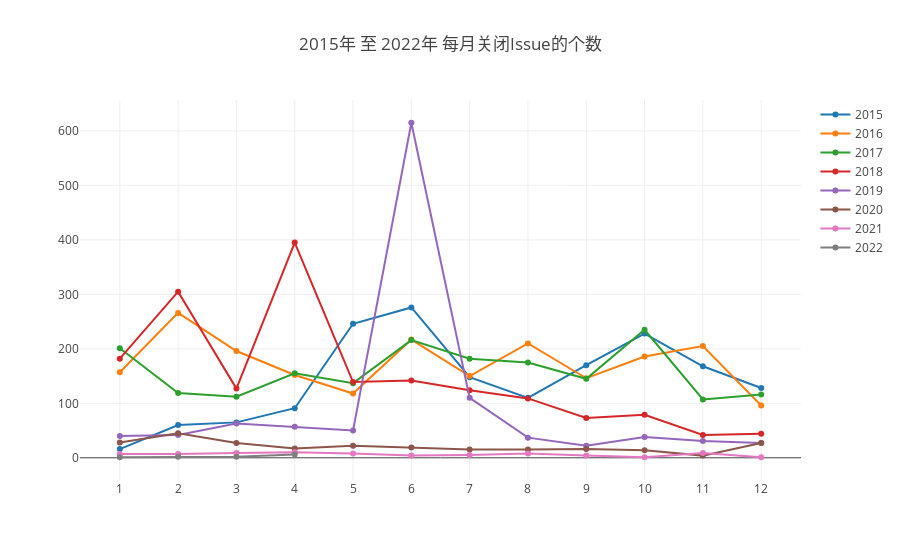

The notebook cell this image was saved under:
### Markdown cell above
#### （2）每月关闭issue个数

### Code cell
var q = `SELECT  toYear(created_at) as Year, toMonth(created_at) as Month, Count(*) as issue_closed_cnt
    From github_log.events
    where repo_id =${repo_id} and type='IssuesEvent' and action='closed'
    Group by toYear(created_at),toMonth(created_at)`;
(openDigger.driver.clickhouse.query(q)).then(data=>{
    //排序
    data.sort(function(a,b){
    return a['Month']-b['Month'];
    })

    Alldata=[]
    Year=[2015,2016,2017,2018,2019,2020,2021,2022]
    for(var i=0;i<Year.length;i++){
        var y=[]
        var x=[]
        data.forEach((d,index)=>{
            if(d['Year']==Year[i]){
                var x_index=x.indexOf(d['Month'])
                if(x_index===-1){
                    y.push(parseInt(d['issue_closed_cnt']))
                    x.push(d['Month'])
                }
                else {
                    y[x_index]+=parseInt(d['issue_closed_cnt'])
                }}
})
    Alldata.push({y: y,x:x,name:Year[i]})
    }
   openDigger.render.plotly(Alldata, {
        title:  `${startYear}年 至 ${year}年 每月关闭Issue的个数`,
        xaxis: {type: 'category'}
    });
    var tableData=[]
    Alldata.forEach((d,index)=>{
    //console.log(d)
    var table={}
    table['年份']=d['name']
    for(var i = 0;i<d['y'].length;i++){
       table[(d['x'][i])+'月']=d['y'][i]
        }
    tableData.push(table)
});
    console.table(tableData)
})

### Figure 1 — Plotly figure (JSON) as saved in the notebook; plotly's stock layout.template omitted (floating-point values rounded to 4 significant figures)
{"data": [{"name": 2015, "x": [1, 2, 3, 4, 5, 6, 7, 8, 9, 10, 11, 12], "y": [16, 60, 65, 91, 246, 276, 148, 110, 170, 228, 168, 128]}, {"name": 2016, "x": [1, 2, 3, 4, 5, 6, 7, 8, 9, 10, 11, 12], "y": [157, 266, 196, 152, 118, 217, 150, 210, 146, 186, 205, 96]}, {"name": 2017, "x": [1, 2, 3, 4, 5, 6, 7, 8, 9, 10, 11, 12], "y": [201, 119, 112, 155, 137, 216, 182, 175, 145, 235, 107, 116]}, {"name": 2018, "x": [1, 2, 3, 4, 5, 6, 7, 8, 9, 10, 11, 12], "y": [182, 305, 127, 395, 139, 142, 124, 109, 73, 79, 42, 44]}, {"name": 2019, "x": [1, 2, 3, 4, 5, 6, 7, 8, 9, 10, 11, 12], "y": [40, 42, 63, 57, 50, 615, 110, 37, 22, 38, 31, 27]}, {"name": 2020, "x": [1, 2, 3, 4, 5, 6, 7, 8, 9, 10, 11, 12], "y": [28, 45, 27, 17, 22, 19, 15, 15, 16, 14, 4, 27]}, {"name": 2021, "x": [1, 2, 3, 4, 5, 6, 7, 8, 9, 10, 11, 12], "y": [7, 7, 9, 10, 8, 4, 5, 8, 4, 1, 9, 1]}, {"name": 2022, "x": [1, 2, 3, 4], "y": [1, 2, 2, 6]}], "layout": {"autosize": true, "title": {"text": "2015年 至 2022年 每月关闭Issue的个数"}, "xaxis": {"autorange": true, "range": [-0.6756, 11.68], "type": "category"}, "yaxis": {"autorange": true, "range": [-49.67, 665.7], "type": "linear"}}}
